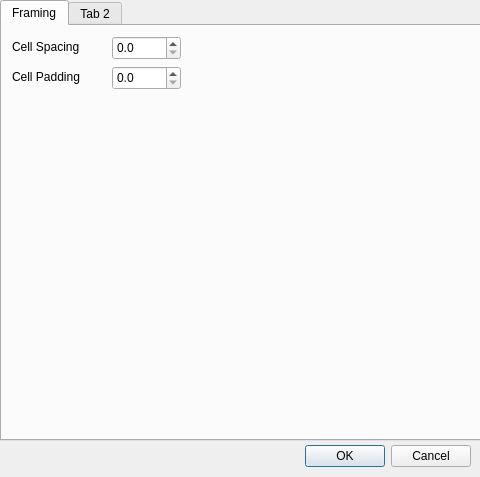
<?xml version="1.0" encoding="UTF-8"?>
<ui version="4.0">
 <class>TableDialog</class>
 <widget class="QDialog" name="TableDialog">
  <property name="geometry">
   <rect>
    <x>0</x>
    <y>0</y>
    <width>480</width>
    <height>477</height>
   </rect>
  </property>
  <property name="windowTitle">
   <string>Table Settings</string>
  </property>
  <widget class="QDialogButtonBox" name="buttonBox">
   <property name="geometry">
    <rect>
     <x>10</x>
     <y>440</y>
     <width>461</width>
     <height>32</height>
    </rect>
   </property>
   <property name="orientation">
    <enum>Qt::Horizontal</enum>
   </property>
   <property name="standardButtons">
    <set>QDialogButtonBox::Cancel|QDialogButtonBox::Ok</set>
   </property>
  </widget>
  <widget class="QTabWidget" name="SettingTab">
   <property name="geometry">
    <rect>
     <x>0</x>
     <y>0</y>
     <width>481</width>
     <height>441</height>
    </rect>
   </property>
   <property name="currentIndex">
    <number>0</number>
   </property>
   <widget class="QWidget" name="framingTab">
    <attribute name="title">
     <string>Framing</string>
    </attribute>
    <widget class="QLabel" name="label">
     <property name="geometry">
      <rect>
       <x>10</x>
       <y>10</y>
       <width>91</width>
       <height>21</height>
      </rect>
     </property>
     <property name="text">
      <string>Cell Spacing</string>
     </property>
    </widget>
    <widget class="QLabel" name="label_2">
     <property name="geometry">
      <rect>
       <x>10</x>
       <y>40</y>
       <width>91</width>
       <height>21</height>
      </rect>
     </property>
     <property name="text">
      <string>Cell Padding</string>
     </property>
    </widget>
    <widget class="QDoubleSpinBox" name="spacingPin">
     <property name="geometry">
      <rect>
       <x>110</x>
       <y>10</y>
       <width>69</width>
       <height>24</height>
      </rect>
     </property>
     <property name="decimals">
      <number>1</number>
     </property>
     <property name="maximum">
      <double>10.000000000000000</double>
     </property>
     <property name="singleStep">
      <double>0.100000000000000</double>
     </property>
    </widget>
    <widget class="QDoubleSpinBox" name="paddingPin">
     <property name="geometry">
      <rect>
       <x>110</x>
       <y>40</y>
       <width>69</width>
       <height>24</height>
      </rect>
     </property>
     <property name="decimals">
      <number>1</number>
     </property>
     <property name="maximum">
      <double>10.000000000000000</double>
     </property>
     <property name="singleStep">
      <double>0.100000000000000</double>
     </property>
    </widget>
   </widget>
   <widget class="QWidget" name="tab_2">
    <attribute name="title">
     <string>Tab 2</string>
    </attribute>
   </widget>
  </widget>
 </widget>
 <resources/>
 <connections>
  <connection>
   <sender>buttonBox</sender>
   <signal>accepted()</signal>
   <receiver>TableDialog</receiver>
   <slot>accept()</slot>
   <hints>
    <hint type="sourcelabel">
     <x>248</x>
     <y>254</y>
    </hint>
    <hint type="destinationlabel">
     <x>157</x>
     <y>274</y>
    </hint>
   </hints>
  </connection>
  <connection>
   <sender>buttonBox</sender>
   <signal>rejected()</signal>
   <receiver>TableDialog</receiver>
   <slot>reject()</slot>
   <hints>
    <hint type="sourcelabel">
     <x>316</x>
     <y>260</y>
    </hint>
    <hint type="destinationlabel">
     <x>286</x>
     <y>274</y>
    </hint>
   </hints>
  </connection>
 </connections>
</ui>
